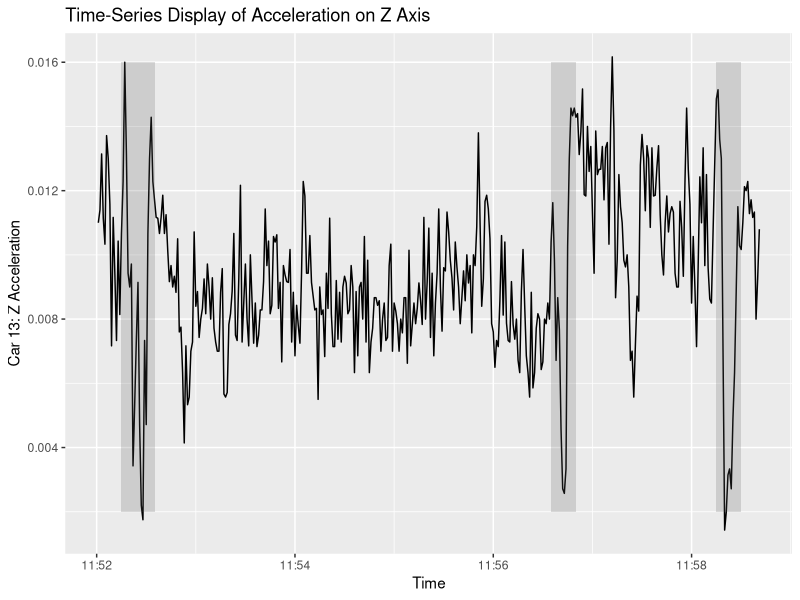

Recreate this plot in R.
## ---- chunk 1
knitr::opts_chunk$set(echo = TRUE)
## ---- chunk 2
if (!exists("KG.raw")) {
    KG.raw <- read.csv("./kyrgyzstan.csv")
}
print(nrow(KG.raw))
head(KG.raw, 10)
## ---- chunk 3
KG.valid <- KG.raw[!is.na(KG.raw$Batch.id) & 
                       !is.na(KG.raw$time) & 
                       !is.na(KG.raw$Longitude) &
                       !is.na(KG.raw$Latitude) &
                       !is.na(KG.raw$x) &
                       !is.na(KG.raw$y) &
                       !is.na(KG.raw$z), ]
KG.valid$Batch.id <- as.factor(KG.valid$Batch.id)
KG.valid$time <- substr(KG.valid$time, 1, 19)
KG.valid$time <- as.POSIXct(KG.valid$time, format="%Y-%m-%d %H:%M:%OS")
print(levels(KG.valid$Batch.id))
head(KG.valid[KG.valid$Batch.id == "12", ], 10)
head(KG.valid[KG.valid$Batch.id == "13", ], 10)
## ---- chunk 4
# divide dataset into two groups based on Batch.id (levels = {12, 13})
KG.batch12 <- KG.valid[KG.valid$Batch.id==12, ]
KG.batch13 <- KG.valid[KG.valid$Batch.id==13, ]
# calcualte average accelerations on xyz axis for each second
KG.x12 <- aggregate(x ~ time, data = KG.batch12, mean)
KG.y12 <- aggregate(y ~ time, data = KG.batch12, mean)
KG.z12 <- aggregate(z ~ time, data = KG.batch12, mean)
KG.x13 <- aggregate(x ~ time, data = KG.batch13, mean)
KG.y13 <- aggregate(y ~ time, data = KG.batch13, mean)
KG.z13 <- aggregate(z ~ time, data = KG.batch13, mean)
# visualize time-series distribution of xyz-axis accelerations
require(ggplot2)
plot.x12 <- ggplot(KG.x12, aes(time, x)) + geom_line() + xlab("Time") + ylab("Car 12: X Acceleration") + ggtitle("Time-Series Display of Acceleration on X Axis")
plot.y12 <- ggplot(KG.y12, aes(time, y)) + geom_line() + xlab("Time") + ylab("Car 12: Y Acceleration") + ggtitle("Time-Series Display of Acceleration on Y Axis")
plot.z12 <- ggplot(KG.z12, aes(time, z)) + geom_line() + xlab("Time") + ylab("Car 12: Z Acceleration") + ggtitle("Time-Series Display of Acceleration on Z Axis")
plot.x13 <- ggplot(KG.x13, aes(time, x)) + geom_line() + xlab("Time") + ylab("Car 13: X Acceleration") + ggtitle("Time-Series Display of Acceleration on X Axis")
plot.y13 <- ggplot(KG.y13, aes(time, y)) + geom_line() + xlab("Time") + ylab("Car 13: Y Acceleration") + ggtitle("Time-Series Display of Acceleration on Y Axis")
plot.z13 <- ggplot(KG.z13, aes(time, z)) + geom_line() + xlab("Time") + ylab("Car 13: Z Acceleration") + ggtitle("Time-Series Display of Acceleration on Z Axis")
plot.z13 + annotate("rect", xmin = as.POSIXct("2017-08-09 11:52:15", format="%Y-%m-%d %H:%M:%OS"), 
                            xmax = as.POSIXct("2017-08-09 11:52:35", format="%Y-%m-%d %H:%M:%OS"), 
                            ymin = 0.002, ymax = 0.016, alpha = .2) + 
        annotate("rect", xmin = as.POSIXct("2017-08-09 11:56:35", format="%Y-%m-%d %H:%M:%OS"), 
                            xmax = as.POSIXct("2017-08-09 11:56:50", format="%Y-%m-%d %H:%M:%OS"), 
                            ymin = 0.002, ymax = 0.016, alpha = .2) + 
        annotate("rect", xmin = as.POSIXct("2017-08-09 11:58:15", format="%Y-%m-%d %H:%M:%OS"), 
                            xmax = as.POSIXct("2017-08-09 11:58:30", format="%Y-%m-%d %H:%M:%OS"), 
                            ymin = 0.002, ymax = 0.016, alpha = .2)
